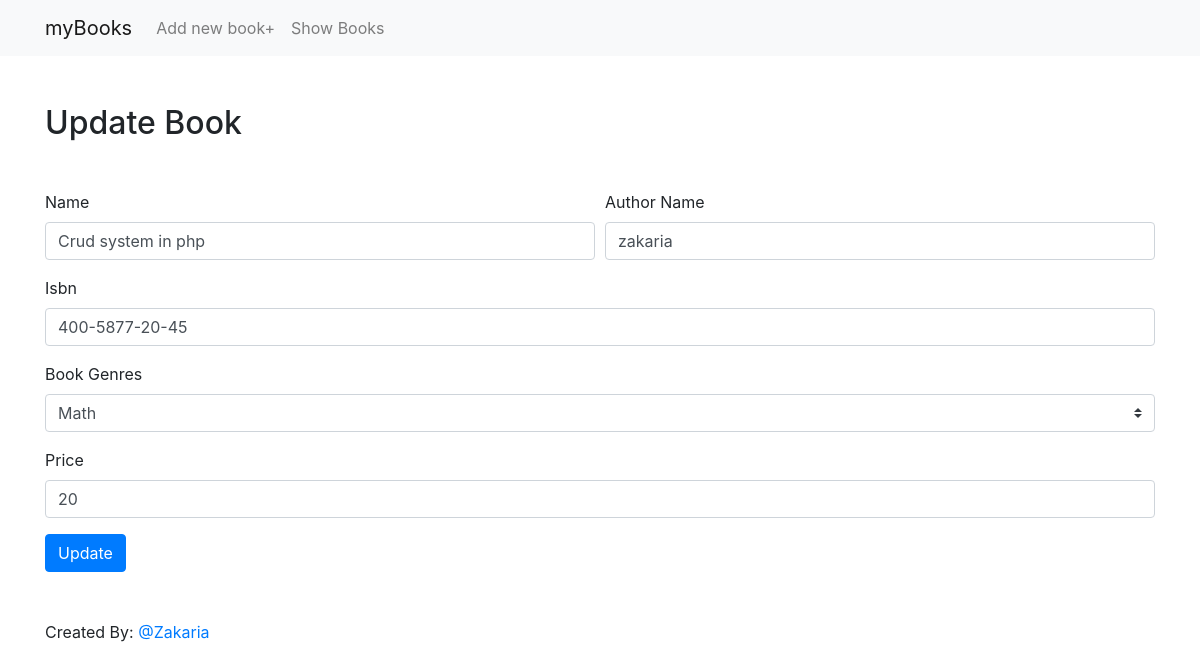
/update.php?id=12, run on the app's committed database.
### tables this page shows
CREATE TABLE `books` (
  `id` int(11) UNSIGNED NOT NULL,
  `name` varchar(30) NOT NULL,
  `authorname` varchar(30) NOT NULL,
  `isbn` varchar(50) NOT NULL,
  `genres` varchar(50) DEFAULT NULL,
  `price` int(10) DEFAULT NULL,
  `date` timestamp NOT NULL DEFAULT current_timestamp() ON UPDATE current_timestamp()
);

### update.php (the view, shortened to what this page needs)
<?php
require 'config.php';
$connect = new PDO($dsn, $user, $password);
if(isset($_GET['id'])){
    $sql = 'SELECT id,name,authorname,isbn,genres,price FROM books WHERE id = :id';
    $prepared = $connect->prepare($sql);
    $prepared->bindValue(':id', $_GET['id']);
    $prepared->execute();
    $book = $prepared->fetch(PDO::FETCH_ASSOC);
}
?>
<?php include('includes/header.php'); ?>
<main>
<section class="container mt-5 mb-5">
    <h2 class="mb-5">Update Book</h2>
    <form method="post">
        <div class="form-row">
            <div class="form-group col-md-6">
                <label for="bname">Name</label>
                <input type="text" class="form-control" id="bname" value="<?php echo $book['name']; ?>" name="name" placeholder="Name">
            </div>
            <div class="form-group col-md-6">
                <label for="author_name">Author Name</label>
                <input type="text" class="form-control" value="<?php echo $book['authorname']; ?>" id="author_name" name="authorname" placeholder="Author Name">
            </div>
        </div>
        <div class="form-group">
            <label for="isbn">Isbn</label>
            <input type="text" class="form-control" value="<?php echo $book['isbn']; ?>" id="isbn" name="isbn" placeholder="ISBN ex: 978-9953-68-866-4">
        </div>
        <div class="form-group">
            <label for="genres">Book Genres</label>
            <select name="genres" id="genres" class="custom-select">
                <option value="Math" <?php if($book['genres'] == 'Math'){echo "selected";} ?>>Math</option>
            </select>
        </div>
        <div class="form-group">
            <label for="address">Price</label>
            <input type="text" class="form-control" value="<?php echo $book['price']; ?>" id="price" name="price" placeholder="Price($) ex: 5">
        </div>
        <button type="submit" name="update" class="btn btn-primary">Update</button>
    </form>
</section>
</main>
<?php include('includes/footer.php'); ?>

### data on the page
books: name "Crud system in php", authorname "zakaria", isbn "400-5877-20-45", genres "Math", price "20"
